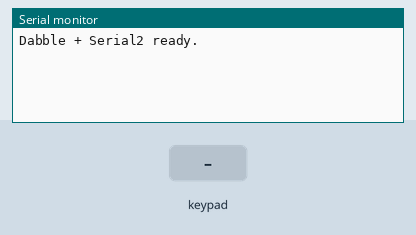
A sketch run on a simulated ESP32. Shown: the last lines printed to the serial monitor. Inputs (shaded band) come from the test bench.

Above: at 1.3 s.
1.4 s: key 'U' pressed
At 2.6 s:
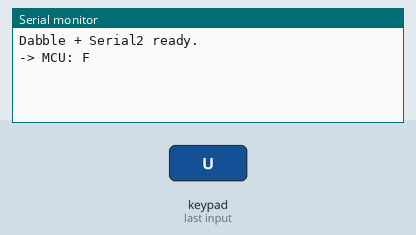
2.9 s: key 'D' pressed
At 4.1 s:
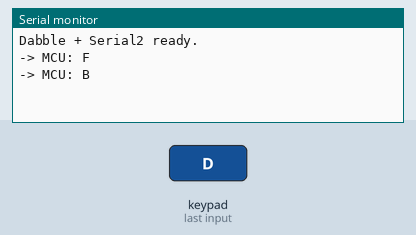
4.4 s: key 'L' pressed
At 5.3 s:
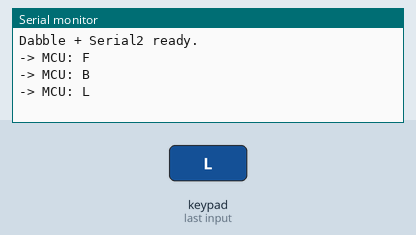
5.9 s: key 'R' pressed
At 6.3 s:
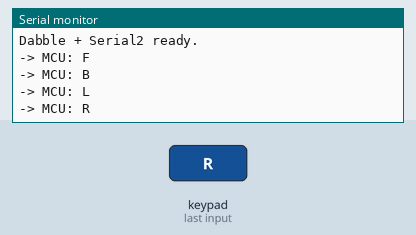
7.4 s: key 'X' pressed
At 8.5 s:
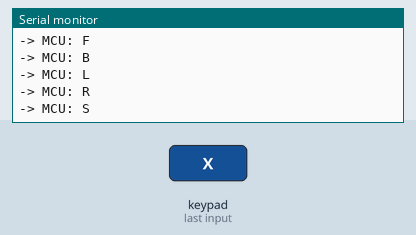
8.9 s: key 'O' pressed
At 9.9 s:
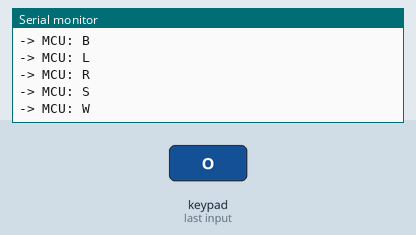

The sketch:

esp32_controller.ino
```cpp
// ESP32 DevKit V1 + Dabble -> envia comandos ao ATmega328P via Serial2 (TX2/RX2)
// Requer: biblioteca DabbleESP32 instalada
// Ajuste TX2_PIN / RX2_PIN se desejar outros pinos (defaults comuns: TX2=17, RX2=16)

#include <DabbleESP32.h>

#define BAUD_MCU 9600          // baud para comunicar com o ATmega328P
#define BT_NAME "Gigantes"     // nome BLE mostrado pelo Dabble

// pinos Serial2 (ajustáveis)
const int RX2_PIN = 16; // RX2 (conecta no TX do AVR)
const int TX2_PIN = 17; // TX2 (conecta no RX do AVR)

// controle de debounce/edge detection dos botões do GamePad
struct BtnState {
  bool up=false;
  bool down=false;
  bool left=false;
  bool right=false;
  bool square=false;
  bool circle=false;
  bool cross=false;
  bool triangle=false;
  bool start=false;
  bool select=false;
} prevState;

void sendToMCU(char c) {
  // envia apenas ASCII simples seguido de newline opcional (a MCU aguenta só char também)
  Serial2.write((uint8_t)c);
  // opcional: também imprimir no Serial USB para debug
  Serial.print("-> MCU: ");
  Serial.println(c);
}

void setup() {
  Serial.begin(115200);
  delay(100);
  // inicializa Dabble (BLE)
  Dabble.begin(BT_NAME);

  // Serial2 para comunicar com o AVR (UART hardware)
  Serial2.begin(BAUD_MCU, SERIAL_8N1, RX2_PIN, TX2_PIN);

  Serial.println("Dabble + Serial2 ready.");
}

void loop() {
  // precisa chamar sempre para Dabble processar inputs
  Dabble.processInput();

  // Ler status atual dos botões
  bool up = GamePad.isUpPressed();
  bool down = GamePad.isDownPressed();
  bool left = GamePad.isLeftPressed();
  bool right = GamePad.isRightPressed();
  bool square = GamePad.isSquarePressed();
  bool circle = GamePad.isCirclePressed();
  bool cross = GamePad.isCrossPressed();
  bool triangle = GamePad.isTrianglePressed();
  bool start = GamePad.isStartPressed();
  bool select = GamePad.isSelectPressed();

  // EDGE DETECTION: somente ao pressionar (transição 0->1) enviamos um comando.
  // Você pode mudar para também enviar ao soltar se quiser.
  if (up && !prevState.up) {
    sendToMCU('F'); // frente
  }
  if (down && !prevState.down) {
    sendToMCU('B'); // ré
  }
  if (left && !prevState.left) {
    sendToMCU('L'); // esquerda
  }
  if (right && !prevState.right) {
    sendToMCU('R'); // direita (ATENÇÃO: envia 'R')
  }
  if (square && !prevState.square) {
    sendToMCU('Q'); // laser ON
  }
  if (circle && !prevState.circle) {
    sendToMCU('W'); // laser OFF
  }
  if (cross && !prevState.cross) {
    sendToMCU('S'); // stop
  }
  if (triangle && !prevState.triangle) {
    sendToMCU('T'); // ação extra (pode mapear)
  }

  // Start envia 'R' (reset vidas) por pedido seu
  if (start && !prevState.start) {
    sendToMCU('R'); // RESET
  }

  // Select envia 'X' (reset alternativo / livre)
  if (select && !prevState.select) {
    sendToMCU('X');
  }

  // atualiza estados anteriores
  prevState.up = up;
  prevState.down = down;
  prevState.left = left;
  prevState.right = right;
  prevState.square = square;
  prevState.circle = circle;
  prevState.cross = cross;
  prevState.triangle = triangle;
  prevState.start = start;
  prevState.select = select;

  // curtos delays não bloqueantes (Dabble precisa de chamadas continuas; delay pequeno ok)
  delay(10);
}
```

Measured:
- after the input at 1.4 s, the serial monitor: prints a new line at once (image 1)
- after the input at 2.9 s, the serial monitor: prints a new line at once (image 2)
- after the input at 4.4 s, the serial monitor: prints a new line at once (image 3)
- after the input at 5.9 s, the serial monitor: prints a new line at once (image 4)
- after the input at 7.4 s, the serial monitor: prints a new line at once (image 5)
- after the input at 8.9 s, the serial monitor: prints a new line at once (image 6)
